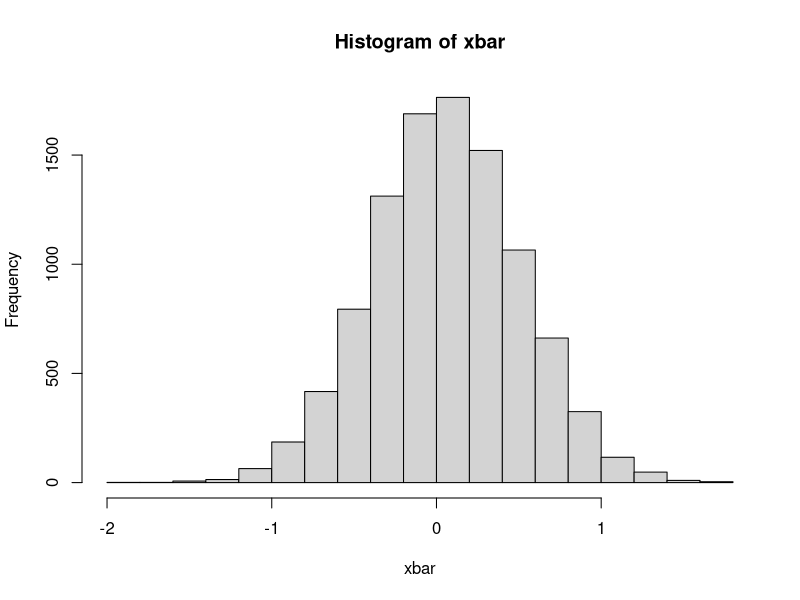

Generate this figure with R:
rm (list=ls())
n=5
M=10000
xbar=c(); sdx=c()
pop=rnorm(1000,0,1)
for(i in 1:M){
sam=sample(pop,n,replace=T)
xbar[i]=mean(sam)
sdx[i]=sd(sam)
}
hist(xbar)